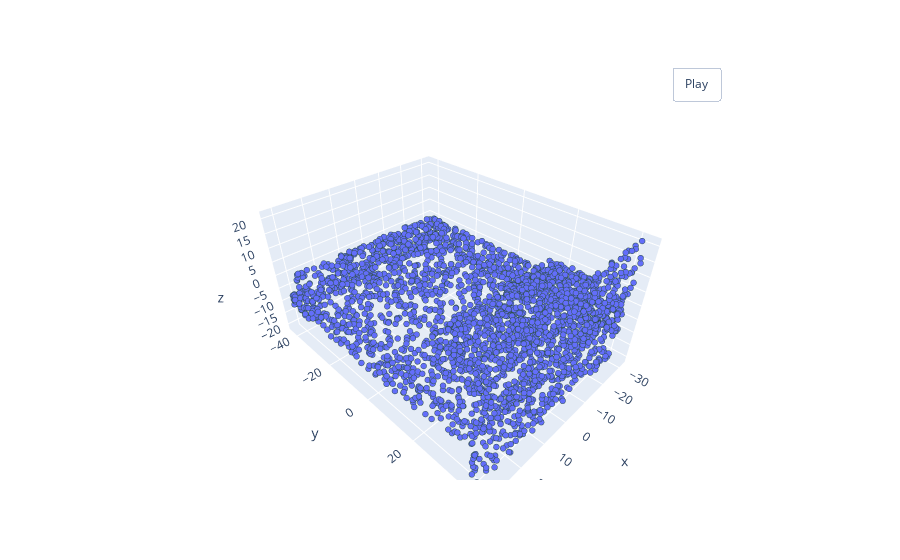

Here is the notebook cell this chart was saved with:
### Code cell
pcshow(*pointcloud.T)

### Figure 1 — Plotly figure (JSON) as saved in the notebook; plotly's stock layout.template omitted (floating-point values rounded to 4 significant figures; data arrays with more than 128 entries replaced by an {"elided": "..."} marker saying what was removed)
{"data": [{"marker": {"line": {"color": "DarkSlateGrey", "width": 2}, "size": 2}, "mode": "markers", "type": "scatter3d", "x": {"elided": "3000 float values"}, "y": {"elided": "3000 float values"}, "z": {"elided": "3000 float values"}}], "layout": {"updatemenus": [{"buttons": [{"args": [null, {"frame": {"duration": 50, "redraw": true}, "fromcurrent": true, "mode": "immediate", "transition": {"duration": 0}}], "label": "Play", "method": "animate"}], "pad": {"r": 10, "t": 45}, "showactive": false, "type": "buttons", "x": 0.8, "xanchor": "left", "y": 1, "yanchor": "bottom"}]}}
